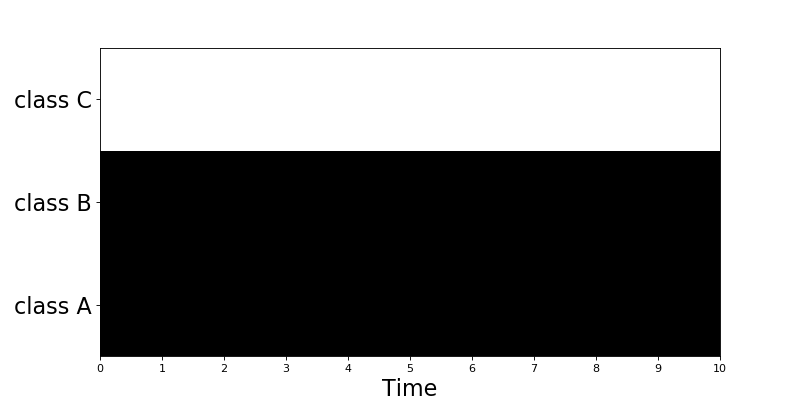

Write Python code to recreate this figure.
import dcase_util
manyhot_encoder = dcase_util.data.ManyHotEncoder(label_list=['class A','class B','class C'], time_resolution=0.02)
binary_matrix = manyhot_encoder.encode(label_list=['class A', 'class B'], length_seconds=10.0)
binary_matrix.plot()
